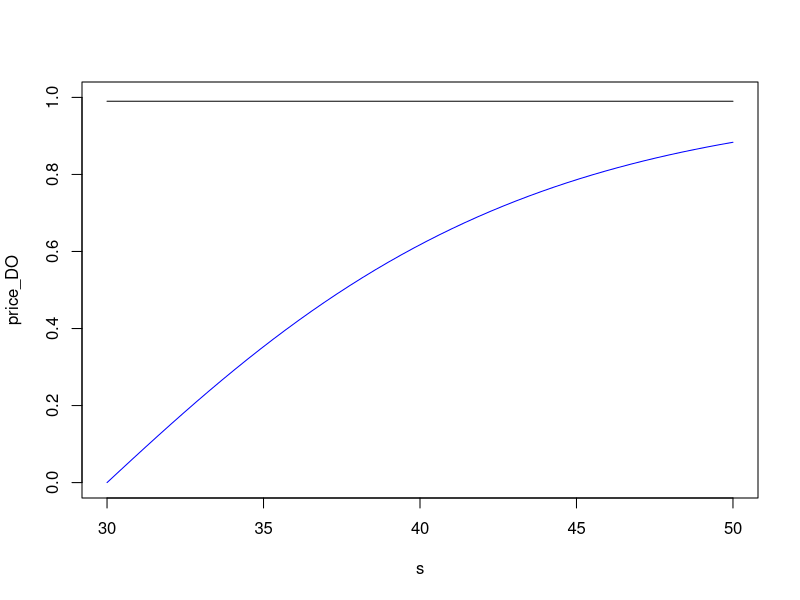
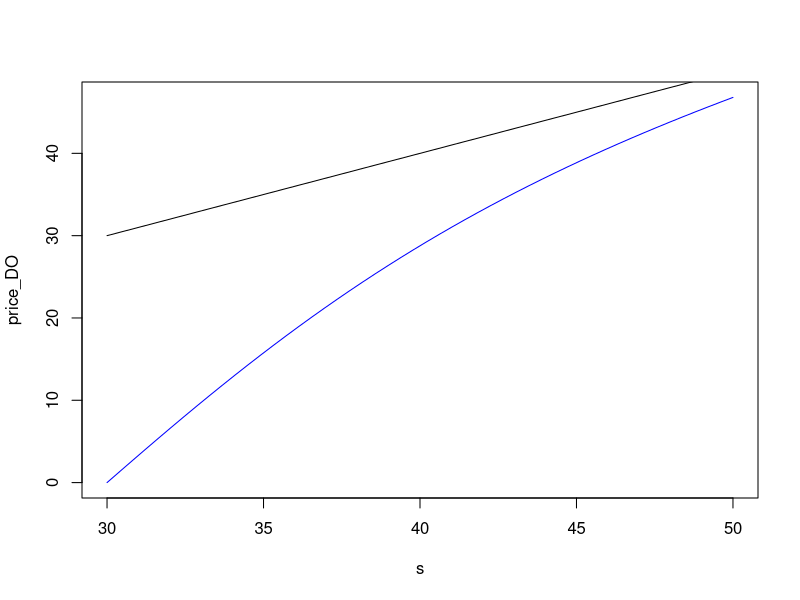
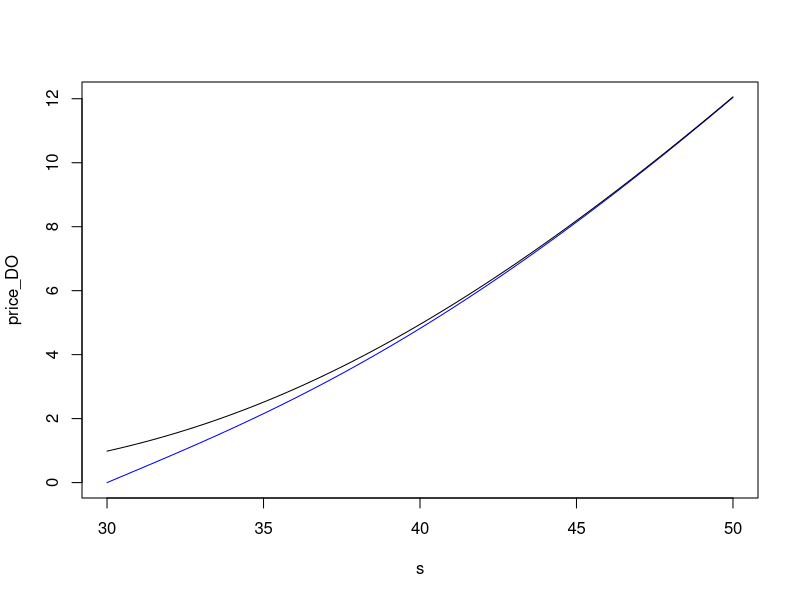

Here is the R script that generated these plots, in order:

############################################################
##
## Code from Barrier Options Lecture Notes
##
## Keep in mind that the style guides for programming code
## are not always adhered to because of space constraints
## in the lecture notes.
##
############################################################



## Stock payoff function.
ST <- function(s) s

## Stock price function.
F_ST <- function(t, s) s



## Bond payoff function.
BO <- function(s) 1

## Bond price function.
F_BO <- function(t, s) exp(-r * (T - t))


############################################################


## Cash-or-nothing call payoff function.
H <- function(s) if (s > L) 1 else 0

## Cash-or-nothing call price function.
F_H <- function(t, s) {
  d2 <- (log(s/L)+(r-(1/2)*sigma^2)*(T-t)) / (sigma*sqrt(T-t))
  exp(-r * (T - t)) * pnorm(d2)
}


############################################################


## European call payoff function.
C <- function(s) max(s - K, 0)

## European call price function (i.e. Black-Scholes formula).
F_C <- function(t, s, K) {
  d1 <- (log(s/K)+(r+(1/2)*sigma^2)*(T-t)) / (sigma*sqrt(T-t))
  d2 <- d1 - sigma * sqrt(T - t)
  pnorm(d1) * s - pnorm(d2) * K * exp(-r * (T - t))
}


############################################################


## Price of down-and-out contract on bond.
F_BO_DO <- function(t, s) {
  if (s <= L) return(0)
  const <- (L / s)^(2 * (r - (1/2) * sigma^2) / sigma^2)
  F_H(t, s) - const * F_H(t, L^2 / s)
}


############################################################


## Price of down-and-out contract on stock.
F_ST_DO <- function(t, s) {
  if (s <= L) return(0)
  const <- (L / s)^(2 * (r - (1/2) * sigma^2) / sigma^2)
  price <- L * F_H(t, s) - L * const * F_H(t, L^2 / s)
  price + F_C(t, s, L) - const * F_C(t, L^2 / s, L)
}


############################################################


## Price of down-and-out contract on European call.
F_C_DO <- function(t, s) {
  if (s <= L) return(0)
  const <- (L / s)^(2 * (r - (1/2) * sigma^2) / sigma^2)
  if (L < K) return(F_C(t, s, K) - const * F_C(t, L^2 / s, K))
  price <- F_C(t, s, L) + (L - K) * F_H(t, s)
  price - const*(F_C(t, L^2 / s, L)+(L-K)*F_H(t, L^2 / s))
}


############################################################


## Variables about the economy.
r <- 0.01
sigma <- 0.3

## Variables about the option.
K <- 40
L <- 30
T <- 1

## Define stock prices for plotting.
s <- seq(from = L, to = K + 10, length.out = 50)


############################################################


## Plot down-and-out contract on bond and visually compare 
## it with the contract that does *not* have a barrier.
price_DO <- sapply(s, F_BO_DO, t = 0)
price <- sapply(s, F_BO, t = 0)
plot(s, price_DO, type = "l", col = "blue", ylim = c(0, 1))
lines(s, price, col = "black")


############################################################


## Plot down-and-out contract on stock and visually compare 
## it with the contract that does *not* have a barrier.
price_DO <- sapply(s, F_ST_DO, t = 0)
price <- sapply(s, F_ST, t = 0)
plot(s, price_DO, type = "l", col = "blue")
lines(s, price, col = "black")


############################################################


## Plot down-and-out contract on call and visually compare 
## it with the contract that does *not* have a barrier.
price_DO <- sapply(s, F_C_DO, t = 0)
price <- sapply(s, F_C, t = 0, K = K)
plot(s, price_DO, type = "l", col = "blue")
lines(s, price, col = "black")


############################################################


